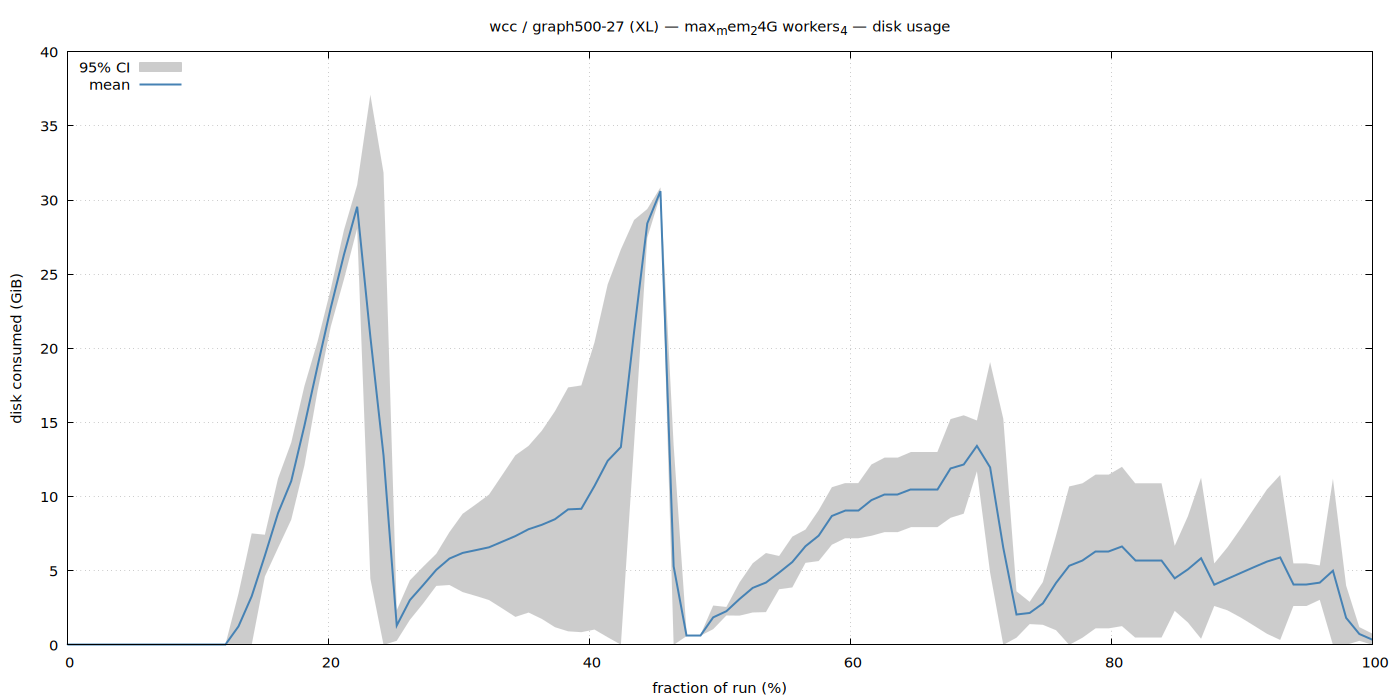

Write the gnuplot code that produced this figure.
set terminal pngcairo size 1400,700 enhanced font 'Sans,11'
set output '/home/ubuntu/nvm/results/wcc/XL/graph500-27/max_mem_24G_workers_4/disk.png'
set title "wcc / graph500-27 (XL) — max_mem_24G workers_4 — disk usage"
set xlabel 'fraction of run (%)'
set ylabel 'disk consumed (GiB)'
set grid
set key top left
set yrange [0:*]
plot '/home/ubuntu/nvm/results/wcc/XL/graph500-27/max_mem_24G_workers_4/disk.dat' using 1:3:4 with filledcurves lc rgb '#cccccc' title '95% CI', \
     '' using 1:2 with lines lw 2 lc rgb '#4682b4' title 'mean'
